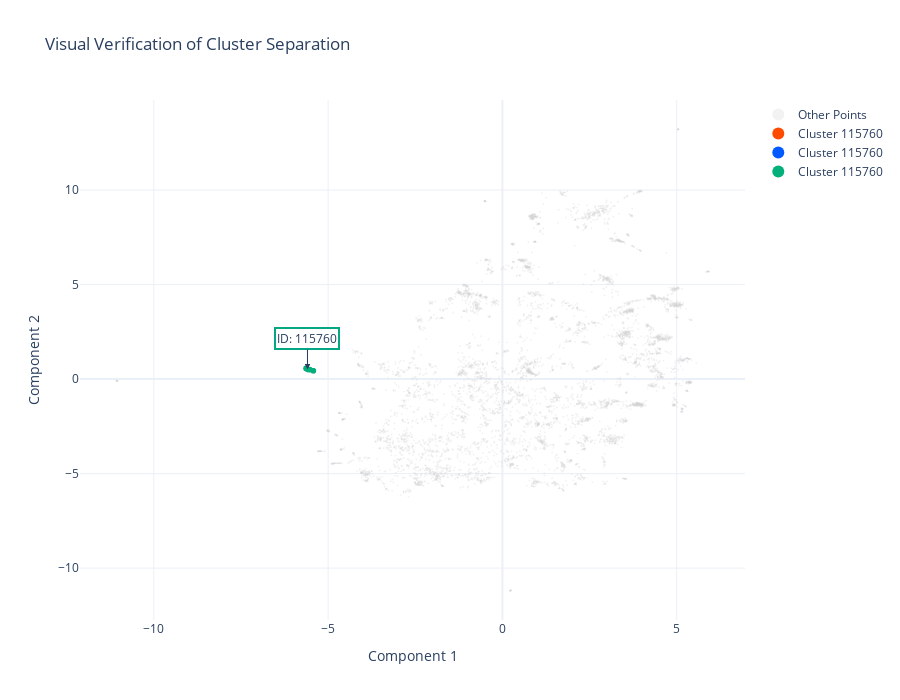
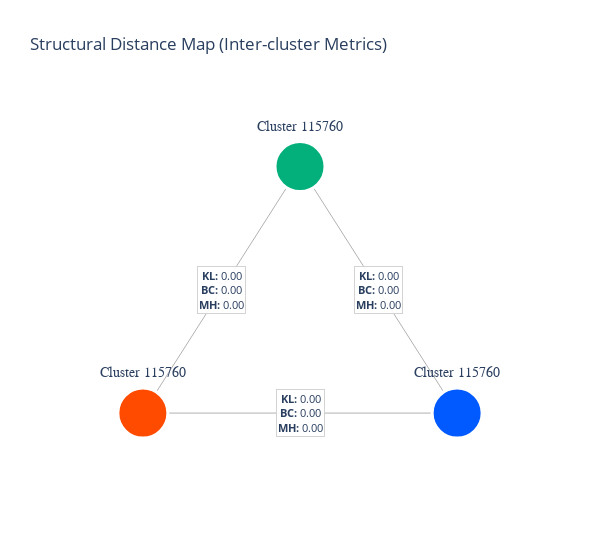

The code cell stored with these charts, in order, in its notebook:
### Markdown cell above
3つのクラスタ間の距離の関係を表示する

### Code cell
cluster_id_a = 115760
cluster_id_b = 115760
cluster_id_c = 115760

import numpy as np
import matplotlib.pyplot as plt

# 設定：評価したいクラスタID
target_clusters = [cluster_id_a, cluster_id_b, cluster_id_c]
metrics = cluster_similarities.keys() # ['kl_divergence', 'bhattacharyya_coefficient', 'mahalanobis_distance']
colors = ['#FF4B00', '#005AFF', '#03AF7A'] # 見やすいユニバーサルカラー

# 1. すべてのメトリクスの距離を表示
print("=== Cluster Similarity Metrics ===")
for i, id1 in enumerate(target_clusters):
    for id2 in target_clusters[i+1:]:
        print(f"\n[ Pair: Cluster {id1} <-> Cluster {id2} ]")
        for m in metrics:
            # 辞書から (id1, id2) または (id2, id1) で値を取得
            val = cluster_similarities[m].get((id1, id2)) or cluster_similarities[m].get((id2, id1))
            if val is not None:
                print(f" - {m:25}: {val:.4f}")
            else:
                print(f" - {m:25}: Data not found")



import plotly.graph_objects as go
import numpy as np

# 設定：評価対象のクラスタ
target_clusters = [cluster_id_a, cluster_id_b, cluster_id_c]
colors = ['#FF4B00', '#005AFF', '#03AF7A']

fig = go.Figure()

# 1. 背景：全データを描画（WebGLを使用して高速化）
fig.add_trace(go.Scattergl(
    x=projected_vector_no_noise[:, 0],
    y=projected_vector_no_noise[:, 1],
    mode='markers',
    marker=dict(color='lightgrey', size=2, opacity=0.3),
    name='Other Points',
    hoverinfo='none'
))

# 2. ターゲットクラスタを描画
for i, cid in enumerate(target_clusters):
    mask = point_cluster_map == cid
    points = projected_vector[mask]
    center = points.mean(axis=0)
    
    # クラスタの点
    fig.add_trace(go.Scattergl(
        x=points[:, 0],
        y=points[:, 1],
        mode='markers',
        marker=dict(color=colors[i], size=6),
        name=f'Cluster {cid}'
    ))
    
    # 重心のアノテーション（テキストラベル）
    fig.add_annotation(
        x=center[0], y=center[1],
        text=f"ID: {cid}",
        showarrow=True,
        arrowhead=2,
        ax=0, ay=-30,
        bgcolor="white",
        bordercolor=colors[i],
        borderwidth=2,
        opacity=0.9
    )

# レイアウト設定
fig.update_layout(
    title="Visual Verification of Cluster Separation",
    xaxis_title="Component 1",
    yaxis_title="Component 2",
    template="plotly_white",
    legend=dict(itemsizing='constant'),
    width=900,
    height=700
)

fig.show()

# 三角形の頂点座標を計算（正三角形）
nodes_x = [0, 1, 0.5]
nodes_y = [0, 0, np.sqrt(3)/2]
node_labels = [f"Cluster {cid}" for cid in target_clusters]

fig_tri = go.Figure()

# 辺（エッジ）とメトリクスラベルの追加
pairs = [(0, 1), (1, 2), (2, 0)]
for p1, p2 in pairs:
    id1, id2 = target_clusters[p1], target_clusters[p2]
    
    # 距離データの取得
    kl = cluster_similarities['kl_divergence'].get((id1, id2)) or cluster_similarities['kl_divergence'].get((id2, id1), 0)
    bc = cluster_similarities['bhattacharyya_coefficient'].get((id1, id2)) or cluster_similarities['bhattacharyya_coefficient'].get((id2, id1), 0)
    mh = cluster_similarities['mahalanobis_distance'].get((id1, id2)) or cluster_similarities['mahalanobis_distance'].get((id2, id1), 0)
    
    # マハラノビス距離に基づいて線の太さを変える（遠いほど太く、または逆など調整可能）
    line_width = max(1, mh * 0.5) if mh else 1

    # 辺の描画
    fig_tri.add_trace(go.Scatter(
        x=[nodes_x[p1], nodes_x[p2]],
        y=[nodes_y[p1], nodes_y[p2]],
        mode='lines',
        line=dict(width=line_width, color='rgba(100, 100, 100, 0.5)'),
        hoverinfo='none',
        showlegend=False
    ))
    
    # 辺の中央にテキストボックスを配置
    mid_x, mid_y = (nodes_x[p1] + nodes_x[p2]) / 2, (nodes_y[p1] + nodes_y[p2]) / 2
    fig_tri.add_annotation(
        x=mid_x, y=mid_y,
        text=f"<b>KL:</b> {kl:.2f}<br><b>BC:</b> {bc:.2f}<br><b>MH:</b> {mh:.2f}",
        showarrow=False,
        bgcolor="rgba(255, 255, 255, 0.9)",
        bordercolor="lightgray",
        borderwidth=1,
        font=dict(size=11)
    )

# 頂点（ノード）の描画
fig_tri.add_trace(go.Scatter(
    x=nodes_x, 
    y=nodes_y,
    mode='markers+text',
    marker=dict(
        size=50, 
        color=colors, 
        line=dict(width=3, color='white')
    ),
    text=node_labels,
    textposition="top center",
    # ↓ 'font' ではなく 'textfont' に修正
    textfont=dict(
        size=14, 
        family="Arial Black"
    ),
    showlegend=False
))

fig_tri.update_layout(
    title="Structural Distance Map (Inter-cluster Metrics)",
    xaxis=dict(showgrid=False, zeroline=False, showticklabels=False, range=[-0.2, 1.2]),
    yaxis=dict(showgrid=False, zeroline=False, showticklabels=False, range=[-0.2, 1.1]),
    plot_bgcolor='white',
    width=600,
    height=550
)

fig_tri.show()

### Figure 1 — Plotly figure (JSON) as saved in the notebook; plotly's stock layout.template omitted (floating-point values rounded to 4 significant figures; data arrays with more than 128 entries replaced by an {"elided": "..."} marker saying what was removed)
{"data": [{"hoverinfo": "none", "marker": {"color": "lightgrey", "opacity": 0.3, "size": 2}, "mode": "markers", "name": "Other Points", "type": "scattergl", "x": {"elided": "6367 float values"}, "y": {"elided": "6367 float values"}}, {"marker": {"color": "#FF4B00", "size": 6}, "mode": "markers", "name": "Cluster 115760", "type": "scattergl", "x": [-5.624, -5.621, -5.607, -5.61, -5.578, -5.613, -5.631, -5.621, -5.618, -5.63, -5.523, -5.425], "y": [0.5544, 0.5533, 0.5475, 0.5436, 0.5126, 0.5511, 0.5685, 0.5506, 0.5527, 0.5581, 0.4982, 0.4402]}, {"marker": {"color": "#005AFF", "size": 6}, "mode": "markers", "name": "Cluster 115760", "type": "scattergl", "x": [-5.624, -5.621, -5.607, -5.61, -5.578, -5.613, -5.631, -5.621, -5.618, -5.63, -5.523, -5.425], "y": [0.5544, 0.5533, 0.5475, 0.5436, 0.5126, 0.5511, 0.5685, 0.5506, 0.5527, 0.5581, 0.4982, 0.4402]}, {"marker": {"color": "#03AF7A", "size": 6}, "mode": "markers", "name": "Cluster 115760", "type": "scattergl", "x": [-5.624, -5.621, -5.607, -5.61, -5.578, -5.613, -5.631, -5.621, -5.618, -5.63, -5.523, -5.425], "y": [0.5544, 0.5533, 0.5475, 0.5436, 0.5126, 0.5511, 0.5685, 0.5506, 0.5527, 0.5581, 0.4982, 0.4402]}], "layout": {"annotations": [{"arrowhead": 2, "ax": 0, "ay": -30, "bgcolor": "white", "bordercolor": "#FF4B00", "borderwidth": 2, "opacity": 0.9, "showarrow": true, "text": "ID: 115760", "x": -5.592, "y": 0.5359}, {"arrowhead": 2, "ax": 0, "ay": -30, "bgcolor": "white", "bordercolor": "#005AFF", "borderwidth": 2, "opacity": 0.9, "showarrow": true, "text": "ID: 115760", "x": -5.592, "y": 0.5359}, {"arrowhead": 2, "ax": 0, "ay": -30, "bgcolor": "white", "bordercolor": "#03AF7A", "borderwidth": 2, "opacity": 0.9, "showarrow": true, "text": "ID: 115760", "x": -5.592, "y": 0.5359}], "height": 700, "legend": {"itemsizing": "constant"}, "title": {"text": "Visual Verification of Cluster Separation"}, "width": 900, "xaxis": {"title": {"text": "Component 1"}}, "yaxis": {"title": {"text": "Component 2"}}}}

### Figure 2 — Plotly figure (JSON) as saved in the notebook; plotly's stock layout.template omitted (floating-point values rounded to 4 significant figures)
{"data": [{"hoverinfo": "none", "line": {"color": "rgba(100, 100, 100, 0.5)", "width": 1}, "mode": "lines", "showlegend": false, "type": "scatter", "x": [0, 1], "y": [0, 0]}, {"hoverinfo": "none", "line": {"color": "rgba(100, 100, 100, 0.5)", "width": 1}, "mode": "lines", "showlegend": false, "type": "scatter", "x": [1, 0.5], "y": [0, 0.866]}, {"hoverinfo": "none", "line": {"color": "rgba(100, 100, 100, 0.5)", "width": 1}, "mode": "lines", "showlegend": false, "type": "scatter", "x": [0.5, 0], "y": [0.866, 0]}, {"marker": {"color": ["#FF4B00", "#005AFF", "#03AF7A"], "line": {"color": "white", "width": 3}, "size": 50}, "mode": "markers+text", "showlegend": false, "text": ["Cluster 115760", "Cluster 115760", "Cluster 115760"], "textfont": {"family": "Arial Black", "size": 14}, "textposition": "top center", "type": "scatter", "x": [0, 1, 0.5], "y": [0, 0, 0.866]}], "layout": {"annotations": [{"bgcolor": "rgba(255, 255, 255, 0.9)", "bordercolor": "lightgray", "borderwidth": 1, "font": {"size": 11}, "showarrow": false, "text": "<b>KL:</b> 0.00<br><b>BC:</b> 0.00<br><b>MH:</b> 0.00", "x": 0.5, "y": 0}, {"bgcolor": "rgba(255, 255, 255, 0.9)", "bordercolor": "lightgray", "borderwidth": 1, "font": {"size": 11}, "showarrow": false, "text": "<b>KL:</b> 0.00<br><b>BC:</b> 0.00<br><b>MH:</b> 0.00", "x": 0.75, "y": 0.433}, {"bgcolor": "rgba(255, 255, 255, 0.9)", "bordercolor": "lightgray", "borderwidth": 1, "font": {"size": 11}, "showarrow": false, "text": "<b>KL:</b> 0.00<br><b>BC:</b> 0.00<br><b>MH:</b> 0.00", "x": 0.25, "y": 0.433}], "height": 550, "plot_bgcolor": "white", "title": {"text": "Structural Distance Map (Inter-cluster Metrics)"}, "width": 600, "xaxis": {"range": [-0.2, 1.2], "showgrid": false, "showticklabels": false, "zeroline": false}, "yaxis": {"range": [-0.2, 1.1], "showgrid": false, "showticklabels": false, "zeroline": false}}}
